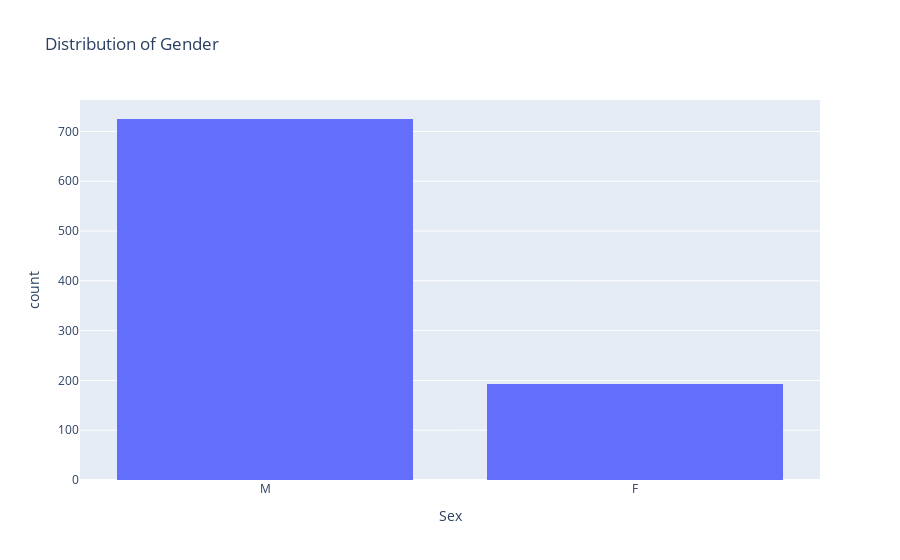

Write notebook code for a chart like this one.
### Markdown cell above
#### Distribution of Gender

### Code cell
fig=px.histogram(data,
                 x="Sex",
                 hover_data=data.columns,
                 title="Distribution of Gender")
fig.show()

### Figure 1 — Plotly figure (JSON) as saved in the notebook; plotly's stock layout.template omitted (floating-point values rounded to 4 significant figures; data arrays with more than 128 entries replaced by an {"elided": "..."} marker saying what was removed)
{"data": [{"bingroup": "x", "hovertemplate": "Sex=%{x}<br>count=%{y}<extra></extra>", "legendgroup": "", "marker": {"color": "#636efa", "pattern": {"shape": ""}}, "name": "", "orientation": "v", "showlegend": false, "type": "histogram", "x": {"elided": "918 str values"}, "xaxis": "x", "yaxis": "y"}], "layout": {"barmode": "relative", "legend": {"tracegroupgap": 0}, "title": {"text": "Distribution of Gender"}, "xaxis": {"anchor": "y", "domain": [0, 1], "title": {"text": "Sex"}}, "yaxis": {"anchor": "x", "domain": [0, 1], "title": {"text": "count"}}}}
